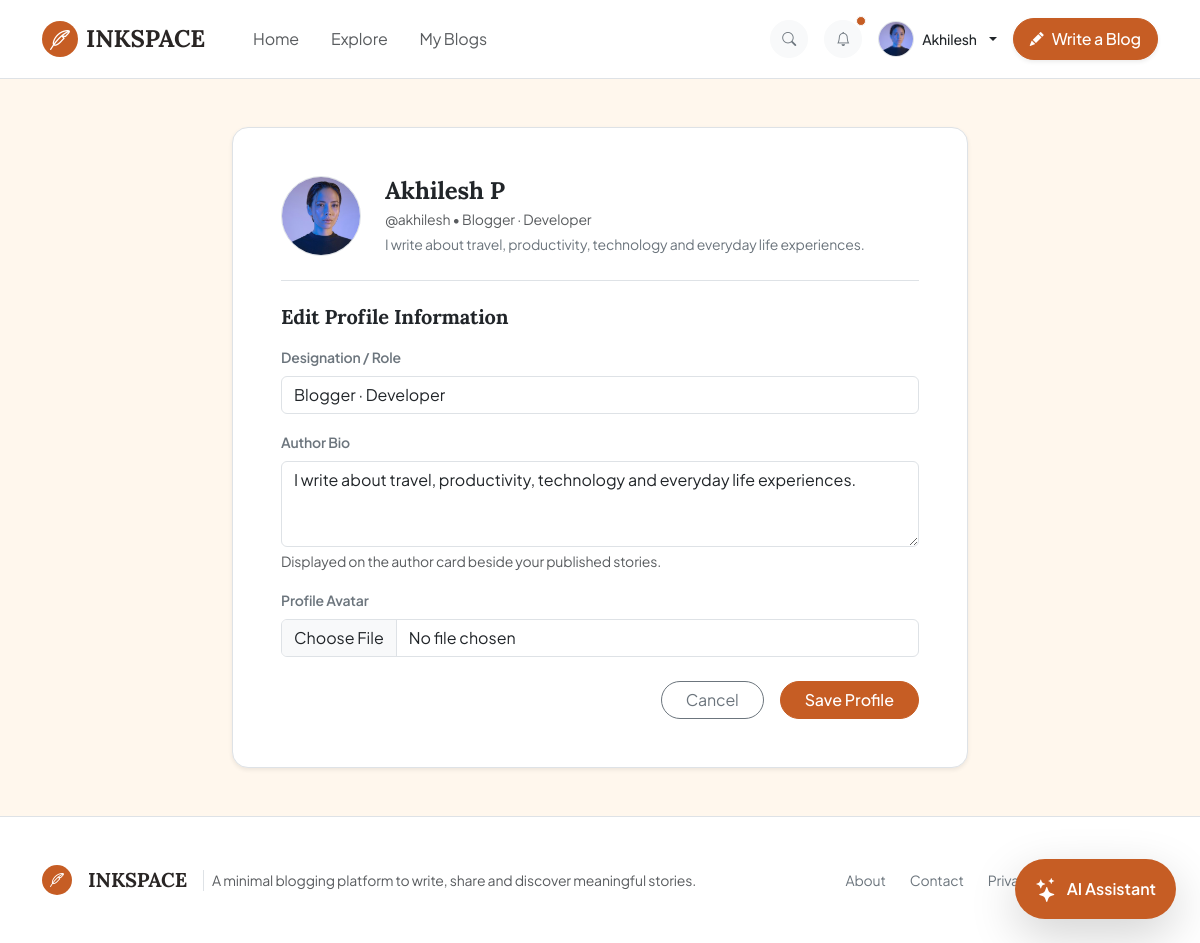
/accounts/profile/ (signed in), run on the app's committed database.
### apps/accounts/models.py (models this page shows, shortened)
class Profile(models.Model):
    user = models.OneToOneField(User, on_delete=models.CASCADE, related_name='profile')
    bio = models.TextField(max_length=500, blank=True, default='Passionate writer and lifelong learner.')
    role = models.CharField(max_length=100, blank=True, default='Blogger · Developer')
    avatar = models.ImageField(upload_to='avatars/', blank=True, null=True)
    created_at = models.DateTimeField(auto_now_add=True)
    @property
    def get_avatar_url(self):
        if not self.avatar:
            return None
        val = str(self.avatar).strip()
        if val.startswith("http://") or val.startswith("https://"):
            return val
        try:
            return self.avatar.url
        except Exception:
            return None

### apps/accounts/views.py (the view)
# urls.py: path('profile/', views.profile_view, name='profile'),
@login_required
def profile_view(request):
    if request.method == 'POST':
        form = ProfileForm(request.POST, request.FILES, instance=request.user.profile)
        if form.is_valid():
            form.save()
            messages.success(request, "Your profile has been updated successfully.")
            return redirect('accounts:profile')
    else:
        form = ProfileForm(instance=request.user.profile)
    return render(request, 'accounts/profile.html', {'form': form})

### apps/accounts/forms.py
class ProfileForm(forms.ModelForm):
    class Meta:
        model = Profile
        fields = ['bio', 'role', 'avatar']
        widgets = {
            'bio': forms.Textarea(attrs={'class': 'form-control', 'rows': 3}),
            'role': forms.TextInput(attrs={'class': 'form-control'}),
            'avatar': forms.FileInput(attrs={'class': 'form-control'}),
        }

### apps/accounts/templates/accounts/profile.html (shortened to what this page needs)
{% extends 'base.html' %}
{% load static %}
{% block content %}
<div class="container py-5">
  <div class="row justify-content-center">
    <div class="col-lg-8">
      <div class="card border rounded-4 shadow-sm p-4 p-md-5 bg-white">
        <div class="d-flex align-items-center gap-4 mb-4 pb-4 border-bottom">
          <div class="position-relative">
            {% if user.profile.get_avatar_url %}
              <img src="{{ user.profile.get_avatar_url }}" alt="{{ user.username }}" class="rounded-circle object-fit-cover border" width="80" height="80">
            {% else %}
              <div class="rounded-circle fw-bold d-flex align-items-center justify-content-center border fs-3" style="width: 80px; height: 80px; background-color: #FFEDD5 !important; color: #C65D24 !important;">
                {{ user.first_name|default:user.username|slice:":1"|upper }}
              </div>
            {% endif %}
          </div>
          <div>
            <h1 class="h4 fw-bold font-serif mb-1">{{ user.get_full_name|default:user.username }}</h1>
            <p class="text-muted small mb-1">@{{ user.username }} &bull; {{ user.profile.role }}</p>
            <p class="text-secondary small mb-0">{{ user.profile.bio }}</p>
          </div>
        </div>
        <h2 class="h5 fw-bold font-serif mb-3">Edit Profile Information</h2>
        <form method="post" enctype="multipart/form-data">
          <div class="mb-3">
            <label for="id_role" class="form-label small fw-semibold text-secondary">Designation / Role</label>
            {{ form.role }}
          </div>
          <div class="mb-3">
            <label for="id_bio" class="form-label small fw-semibold text-secondary">Author Bio</label>
            {{ form.bio }}
            <div class="form-text text-muted">Displayed on the author card beside your published stories.</div>
          </div>
          <div class="mb-4">
            <label for="id_avatar" class="form-label small fw-semibold text-secondary">Profile Avatar</label>
            {{ form.avatar }}
          </div>
          <div class="d-flex justify-content-end gap-3">
            <a href="{% url 'blogs:my_blogs' %}" class="btn btn-outline-secondary px-4 rounded-pill">Cancel</a>
            <button type="submit" class="btn btn-orange-primary px-4 rounded-pill" style="background-color: #C65D24; border-color: #C65D24;">Save Profile</button>
          </div>
        </form>
      </div>
    </div>
  </div>
</div>
{% endblock %}

### templates/includes/navbar.html (shortened to what this page needs)
{% load static %}
<nav class="navbar navbar-expand-lg navbar-light bg-white border-bottom sticky-top py-3">
  <div class="container">
    <a class="navbar-brand d-flex align-items-center gap-2" href="{% url 'blogs:blog_list' %}">
      <span class="brand-icon d-inline-flex align-items-center justify-content-center text-white rounded-circle shadow-xs" style="width: 36px; height: 36px; background-color: #C65D24 !important;">
        <i class="bi bi-feather fs-5"></i>
      </span>
      <span class="brand-text fw-bold fs-4 tracking-tight" style="color: #292524; font-family: 'Lora', Georgia, serif;">INKSPACE</span>
    </a>
    <div class="collapse navbar-collapse" id="inkspaceNavbar">
      <ul class="navbar-nav me-auto mb-2 mb-lg-0 ms-lg-4 gap-lg-3">
        <li class="nav-item">
          <a class="nav-link {% if request.resolver_match.url_name == 'blog_list' %}active fw-semibold text-dark{% else %}text-muted{% endif %}" href="{% url 'blogs:blog_list' %}">Home</a>
        </li>
        <li class="nav-item">
          <a class="nav-link {% if request.resolver_match.url_name == 'explore' %}active fw-semibold text-dark{% else %}text-muted{% endif %}" href="{% url 'blogs:explore' %}">Explore</a>
        </li>
        <li class="nav-item">
          <a class="nav-link {% if request.resolver_match.url_name == 'my_blogs' %}active fw-semibold text-dark{% else %}text-muted{% endif %}" href="{% url 'blogs:my_blogs' %}">My Blogs</a>
        </li>
      </ul>
      <div class="d-flex align-items-center gap-3">
        <a href="{% url 'blogs:explore' %}" class="btn btn-sm btn-light rounded-circle text-secondary p-2 d-flex align-items-center justify-content-center" style="width: 38px; height: 38px;" title="Search blogs">
          <i class="bi bi-search"></i>
        </a>
        {% if user.is_authenticated %}
          <button class="btn btn-sm btn-light rounded-circle text-secondary p-2 d-flex align-items-center justify-content-center position-relative" style="width: 38px; height: 38px;" title="Notifications">
            <i class="bi bi-bell"></i>
            <span class="position-absolute top-0 start-100 translate-middle p-1 border border-light rounded-circle" style="background-color: #C65D24;"></span>
          </button>
          <div class="dropdown">
            <a class="d-flex align-items-center gap-2 text-decoration-none dropdown-toggle text-dark" href="#" role="button" id="userMenuDropdown" data-bs-toggle="dropdown" aria-expanded="false">
              {% if user.profile.get_avatar_url %}
                <img src="{{ user.profile.get_avatar_url }}" alt="{{ user.username }}" class="rounded-circle object-fit-cover border" width="36" height="36">
              {% else %}
                <div class="rounded-circle fw-bold d-flex align-items-center justify-content-center border" style="width: 36px; height: 36px; background-color: #FFEDD5 !important; color: #C65D24 !important;">
                  {{ user.first_name|default:user.username|slice:":1"|upper }}
                </div>
              {% endif %}
              <span class="d-none d-md-inline fw-medium small">{{ user.first_name|default:user.username }}</span>
            </a>
          </div>
          <a href="{% url 'blogs:create_blog' %}" class="btn btn-orange-primary d-inline-flex align-items-center gap-2 px-3 py-2 fw-medium rounded-pill shadow-sm" style="background-color: #C65D24; border-color: #C65D24;">
            <i class="bi bi-pencil-fill small"></i>
            <span>Write a Blog</span>
          </a>
        {% endif %}
      </div>
    </div>
  </div>
</nav>

### static/css/style.css (style rules this page uses)
:root { --ink-primary: #C65D24; --ink-secondary: #E87932; --ink-accent: #F59E0B; --ink-bg: #FFF7ED; --ink-card: #FFFFFF; --ink-text: #292524; --ink-text-muted: #78716C; --ink-border: #E7E5E4; --ink-bg-light: #FFEDD5; --ink-hover: #9A3412; --font-serif: 'Lora', Georgia, serif; --font-sans: 'Plus Jakarta Sans', system-ui, -apple-system, sans-serif; --font-mono: 'JetBrains Mono', monospace; }
body.bg-page { background-color: var(--ink-bg) !important; color: var(--ink-text); font-family: var(--font-sans); letter-spacing: -0.01em; -webkit-font-smoothing: antialiased; }
.font-serif { font-family: var(--font-serif) !important; }
.btn-ink-primary, .btn-orange-primary { background-color: var(--ink-primary) !important; border-color: var(--ink-primary) !important; color: #FFFFFF !important; font-weight: 500; transition: all 0.2s ease-in-out; }

### data on the page
Profile: role "Blogger · Developer", bio "I write about travel, productivity, technology and everyday life experiences."

### other printed values
{{ user.first_name|default:user.username }} "Akhilesh"
{{ user.get_full_name|default:user.username }} "Akhilesh P"
{{ user.username }} "akhilesh"
{{ user.profile.role }} "Blogger · Developer"
{{ user.profile.bio }} "I write about travel, productivity, technology and everyday life experiences."
